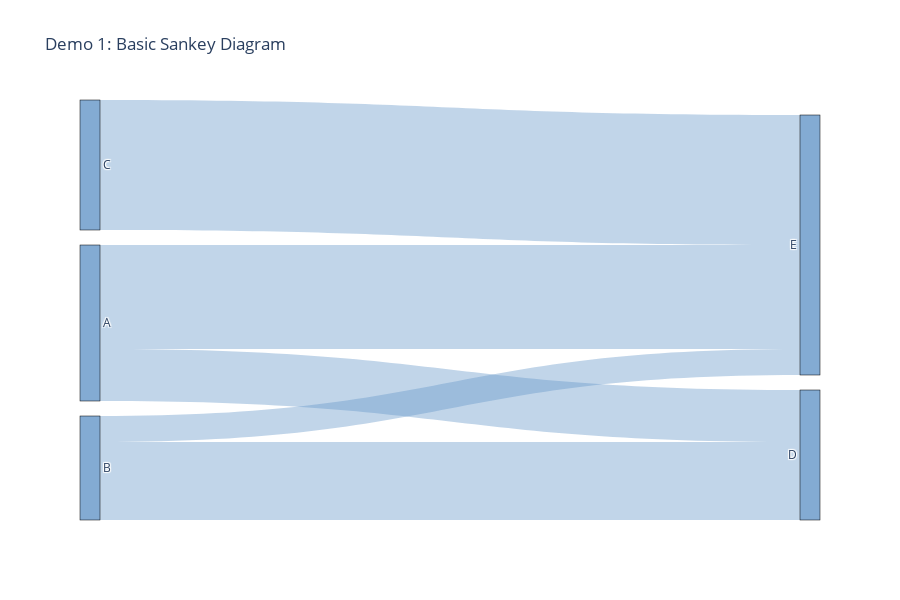

Source (notebook cell):
### Markdown cell above
## Demo 1: Basic Sankey Diagram

Simple flow visualization showing basic node-to-node connections.

### Code cell
# Demo 1: Basic Sankey
simple_data = pd.DataFrame({
    'source': ['A', 'A', 'B', 'B', 'C'],
    'target': ['D', 'E', 'D', 'E', 'E'],
    'value': [10, 20, 15, 5, 25]
})

diagram = SankeyDiagram(simple_data)
fig = diagram.render('source', 'target', 'value', 
                     title="Demo 1: Basic Sankey Diagram",
                     show_timeline=False)
fig.show()

### Figure 1 — Plotly figure (JSON) as saved in the notebook; plotly's stock layout.template omitted (floating-point values rounded to 4 significant figures)
{"data": [{"link": {"color": ["rgba(100, 150, 200, 0.4)", "rgba(100, 150, 200, 0.4)", "rgba(100, 150, 200, 0.4)", "rgba(100, 150, 200, 0.4)", "rgba(100, 150, 200, 0.4)"], "source": [3, 3, 1, 1, 4], "target": [2, 0, 2, 0, 0], "value": [10, 20, 15, 5, 25]}, "node": {"color": "rgba(100, 150, 200, 0.8)", "label": ["E", "B", "D", "A", "C"], "line": {"color": "black", "width": 0.5}, "pad": 15, "thickness": 20}, "type": "sankey"}], "layout": {"font": {"size": 12}, "height": 600, "title": {"text": "Demo 1: Basic Sankey Diagram"}}}
